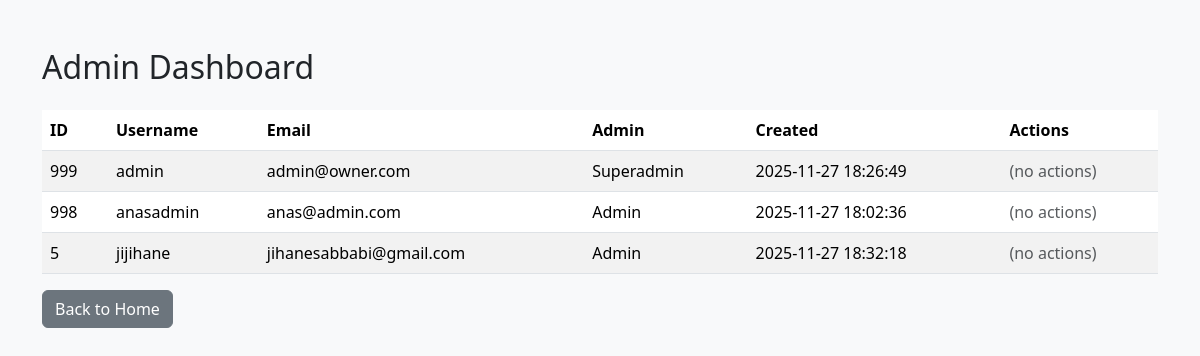
/admin (signed in), run on an earlier commit of the app's database.
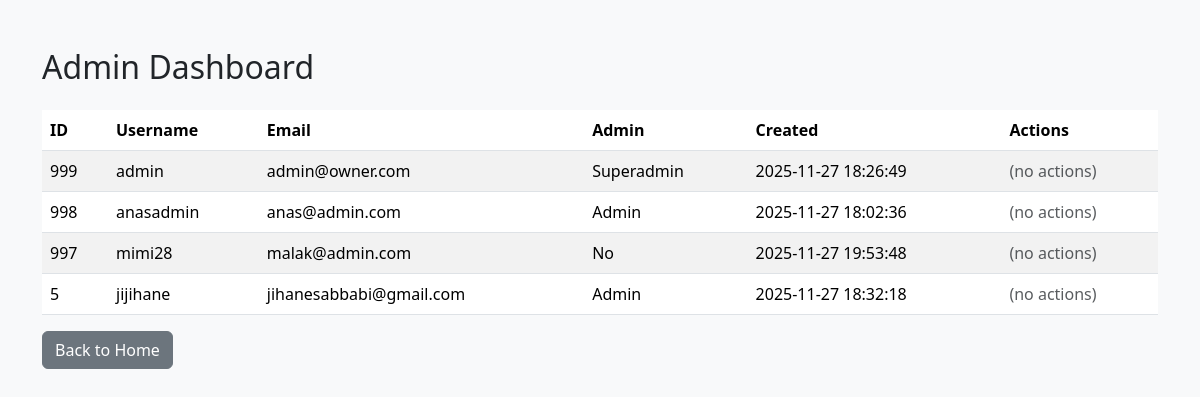
And on a later commit of the database.
### tables this page shows
CREATE TABLE users (
        id INTEGER PRIMARY KEY AUTOINCREMENT,
        username TEXT NOT NULL UNIQUE,
        email TEXT NOT NULL UNIQUE,
        password TEXT NOT NULL,
        is_admin INTEGER DEFAULT 0,
        created_at TIMESTAMP DEFAULT CURRENT_TIMESTAMP
    );

### app.py (the view)
@app.route('/admin', methods=['GET', 'POST'])
@admin_required
def admin():
    admin_form = AdminActionForm()
    conn = get_db_connection()
    cur = conn.cursor()
    cur.execute('SELECT id, username, email, is_admin, created_at FROM users ORDER BY id DESC')
    users = cur.fetchall()
    current_user_id = session.get('user_id')
    is_superadmin = False
    admin_env_username = os.environ.get('ADMIN_USER')
    if current_user_id:
        cur.execute('SELECT username, is_admin FROM users WHERE id = ?', (current_user_id,))
        cur_row = cur.fetchone()
        if cur_row and cur_row['is_admin'] == 2 and (not admin_env_username or cur_row['username'] == admin_env_username):
            is_superadmin = True
    conn.close()
    return render_template('admin.html', users=users, admin_form=admin_form, is_superadmin=is_superadmin)

### app.py (called while the page is built)
def get_db_connection():
    conn = sqlite3.connect(DATABASE, timeout=10)  # 10 second timeout if DB is locked
    conn.row_factory = sqlite3.Row
    return conn

@app.before_request
def log_request_info():
    try:
        app.logger.info(f"Incoming request: {request.method} {request.path}")
    except Exception:
        pass

def admin_required(view_func):
    from functools import wraps
    @wraps(view_func)
    def wrapped(*args, **kwargs):
        user_id = session.get('user_id')
        if not user_id:
            flash('Please login as admin to access that page.')
            return redirect(url_for('login'))
        conn = get_db_connection()
        cur = conn.cursor()
        cur.execute('SELECT is_admin FROM users WHERE id = ?', (user_id,))
        row = cur.fetchone()
        conn.close()
        if not row or row['is_admin'] not in (1, 2):
            flash('You do not have permission to access that page.')
            return redirect(url_for('home'))
        return view_func(*args, **kwargs)
    return wrapped

### templates/admin.html (shortened to what this page needs)
<!doctype html>
<html lang="en">
<head>
  <link href="https://cdn.jsdelivr.net/npm/bootstrap@5.3.2/dist/css/bootstrap.min.css" rel="stylesheet">
</head>
<body class="bg-light">
<div class="container py-5">
  <h2 class="mb-4">Admin Dashboard</h2>
  <table class="table table-striped">
    <thead>
      <tr>
        <th>ID</th>
        <th>Username</th>
        <th>Email</th>
        <th>Admin</th>
        <th>Created</th>
        <th>Actions</th>
      </tr>
    </thead>
    <tbody>
      {% for u in users %}
        <tr>
          <td>{{ u['id'] }}</td>
          <td>{{ u['username'] }}</td>
          <td>{{ u['email'] }}</td>
          <td>
            {% if u['is_admin'] == 2 %}
              Superadmin
            {% elif u['is_admin'] == 1 %}
              Admin
            {% else %}
              No
            {% endif %}
          </td>
          <td>{{ u['created_at'] }}</td>
          <td>
            {% if is_superadmin %}
              <form method="post" action="{{ url_for('admin_promote') }}" style="display:inline-block;">
                {{ admin_form.hidden_tag() }}
                <input type="hidden" name="user_id" value="{{ u['id'] }}">
                {% if u['is_admin'] == 1 %}
                  <input type="hidden" name="action" value="demote">
                  <button class="btn btn-sm btn-warning" type="submit">Demote</button>
                {% else %}
                  <input type="hidden" name="action" value="promote">
                  <button class="btn btn-sm btn-success" type="submit">Promote</button>
                {% endif %}
              </form>
              <form method="post" action="{{ url_for('admin_delete') }}" style="display:inline-block;margin-left:6px;">
                {{ admin_form.hidden_tag() }}
                <input type="hidden" name="user_id" value="{{ u['id'] }}">
                <button class="btn btn-sm btn-danger" type="submit" onclick="return confirm('Delete user?')">Delete</button>
              </form>
            {% else %}
              <span class="text-muted">(no actions)</span>
            {% endif %}
          </td>
        </tr>
      {% endfor %}
    </tbody>
  </table>
  <a href="/" class="btn btn-secondary">Back to Home</a>
</div>
</body>
</html>

What changed in the data, as far as the page shows it:
added users: id "997", username "mimi28", email "malak@admin.com", is_admin "No", created_at "2025-11-27 19:53:48"
